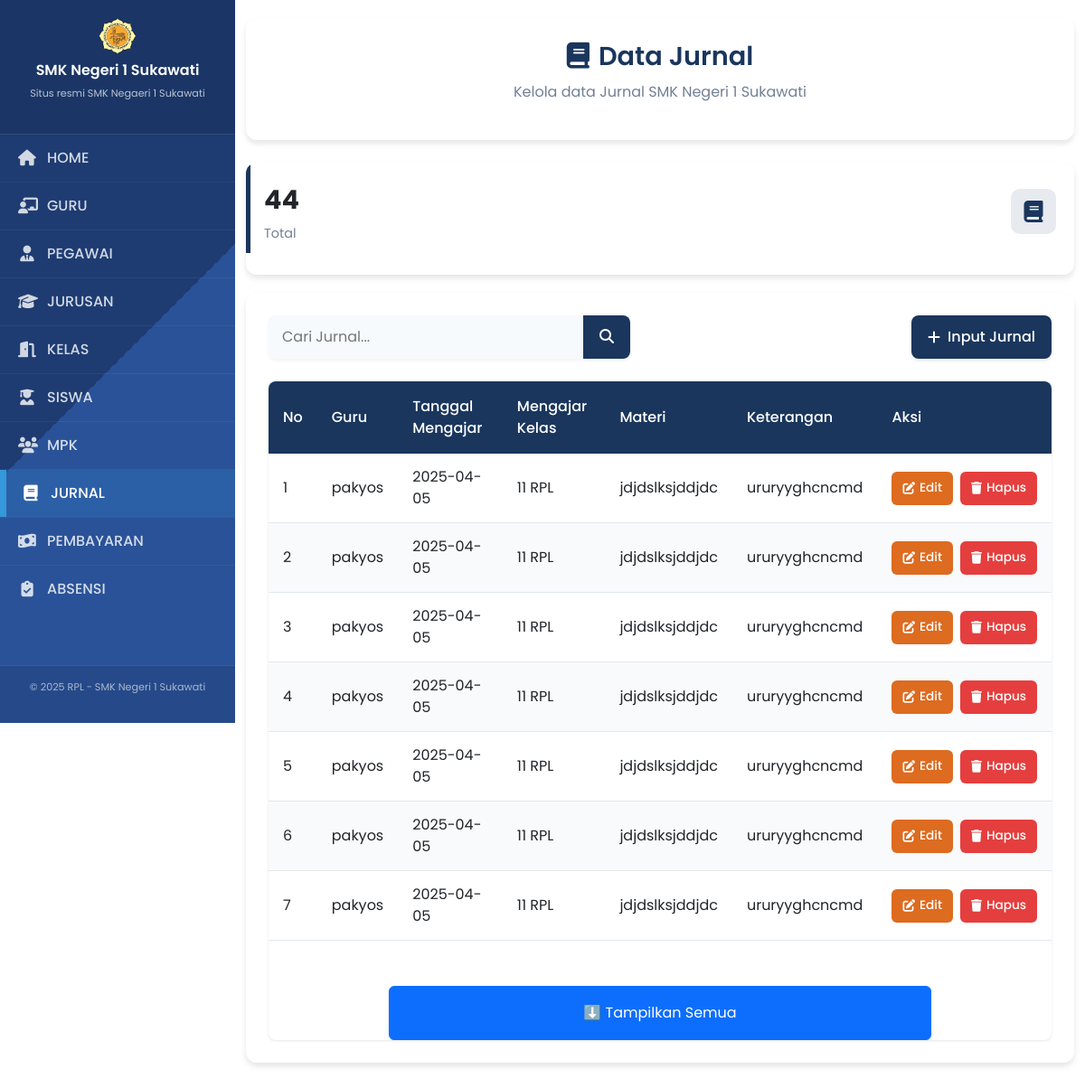
Page /admin/index.php?page=jurnal on the committed database.
### tables this page shows
CREATE TABLE `jurnal` (
  `id_jurnal` int NOT NULL,
  `id_guru` int NOT NULL,
  `tgl_mengajar` date NOT NULL,
  `id_kelas` int NOT NULL,
  `materi` varchar(100) NOT NULL,
  `keterangan` varchar(100) NOT NULL
);

CREATE TABLE `guru` (
  `id_guru` int NOT NULL,
  `nama_guru` varchar(100) NOT NULL,
  `tgl_lahir` date NOT NULL,
  `alamat` text NOT NULL,
  `telp` varchar(15) NOT NULL,
  `username` varchar(20) NOT NULL,
  `password` varchar(35) NOT NULL
);

CREATE TABLE `kelas` (
  `id_kelas` int NOT NULL,
  `nama_kelas` varchar(50) NOT NULL,
  `id_guru` int NOT NULL,
  `id_jurusan` int NOT NULL
);

### admin/jurnal.php (the view, shortened to what this page needs)
<!DOCTYPE html>
<html lang="id">
    <head>
        <link
            rel="stylesheet"
            href="https://cdnjs.cloudflare.com/ajax/libs/font-awesome/6.4.0/css/all.min.css">
        <link rel="stylesheet" href="css_admin/jurusan.css">
        <link
            href="https://cdn.jsdelivr.net/npm/bootstrap@5.3.3/dist/css/bootstrap.min.css"
            rel="stylesheet">
    </head>
    <body>
        <div class="container">
            <div class="page-header">
                <h2>
                    <i class="fas fa-book"></i>Data Jurnal</h2>
                <p>Kelola data Jurnal SMK Negeri 1 Sukawati</p>
            </div>
        <?php
        include "../koneksi.php";
        $total_mpk = mysqli_query($koneksi, "SELECT COUNT(*) as total FROM jurnal");
        $total_data = mysqli_fetch_assoc($total_mpk);
        $cari = "";
        if (isset($_GET['cari']) && $_GET['cari'] != "") {
            $cari = $_GET['cari'];
            $result = mysqli_query($koneksi, "SELECT * FROM jurnal
                                             INNER JOIN guru ON jurnal.id_guru = guru.id_guru
                                             INNER JOIN kelas ON jurnal.id_kelas = kelas.id_kelas
                                             WHERE nama_guru LIKE '%$cari%' OR
                                             nama_kelas LIKE '%$cari%' OR
                                             tgl_mengajar LIKE '%$cari%' OR
                                             materi LIKE '%$cari%'
                                             ORDER BY id_jurnal DESC");
        } else {
            $result = mysqli_query($koneksi, "SELECT * FROM jurnal
                                             INNER JOIN guru ON jurnal.id_guru = guru.id_guru
                                             INNER JOIN kelas ON jurnal.id_kelas = kelas.id_kelas
                                             ORDER BY id_jurnal DESC");
        }
        ?>
            <div class="stats-grid">
                <div class="stats-card primary">
                    <div class="stats-card-header">
                        <div>
                            <div class="stats-card-value"><?php echo $total_data['total']; ?></div>
                            <div class="stats-card-title">Total
                            </div>
                        </div>
                        <div class="stats-card-icon">
                            <i class="fas fa-book"></i>
                        </div>
                    </div>
                </div>
                <div class="content-container">
                    <div class="action-bar">
                        <form class="search-form" method="get" action="">
                            <input
                                type="search"
                                name="cari"
                                placeholder="Cari Jurnal..."
                                value="<?= htmlspecialchars($cari) ?>">
                            <button type="submit">
                                <i class="fas fa-search"></i>
                            </button>
                        </form>
                        <a href="jurnal_tambah.php" class="btn-primary">
                            <i class="fas fa-plus"></i>Input Jurnal
                        </a>
                    </div>
                    <div class="table-container">
                        <table class="data-table">
                            <thead>
                                <tr>
                                    <th>No</th>
                                    <th>Guru</th>
                                    <th>Tanggal Mengajar</th>
                                    <th>Mengajar Kelas</th>
                                    <th>Materi</th>
                                    <th>Keterangan</th>
                                    <th>Aksi</th>
                                </tr>
                            </thead>
                            <tbody>
                                <?php
                    $no = 1;
                    if (mysqli_num_rows($result) > 0) {
                        while ($row = mysqli_fetch_assoc($result)) { ?>
                                <tr>
                                    <td data-label="No"><?= $no++ ?></td>
                                    <td data-label="Guru"><?= $row['nama_guru'] ?></td>
                                    <td data-label="Tanggal Mengajar"><?= $row['tgl_mengajar'] ?></td>
                                    <td data-label="Mengajar Kelas"><?= $row['nama_kelas'] ?></td>
                                    <td data-label="Materi"><?= $row['materi'] ?></td>
                                    <td data-label="Keterangan"><?= $row['keterangan'] ?></td>
                                    <td data-label="Aksi">
                                        <div class="btn-group">
                                            <a href="jurnal_edit.php?id=<?= $row['id_jurnal'] ?>" class="btn-warning">
                                                <i class="fas fa-edit"></i>
                                                Edit
                                            </a>
                                            <a
                                                href="jurnal_hapus.php?id=<?= $row['id_jurnal'] ?>"
                                                class="btn-danger"
                                                onclick="return confirm('Yakin ingin menghapus data jurnal ini?')">
                                                <i class="fas fa-trash"></i>
                                                Hapus
                                            </a>
                                        </div>
                                    </td>
                                </tr>
                            <?php }
                                } ?>
                            </tbody>
                        </table>
                        <center>
                            <button
                                id="toggleTable"
                                class="btn btn-primary"
                                style="margin-top: 50px; width: 600px; height: 60px;">
                                ⬇️ Tampilkan Semua
                            </button>
                        </center>
                    </div>
                </div>
            </div>
        </body>
    </html>

### admin/css_admin/style.css (style rules this page uses)
* { margin: 0; padding: 0; box-sizing: border-box; font-family: 'Segoe UI', Tahoma, Geneva, Verdana, sans-serif; }
body { background-color: #f8f9fa; color: #333; display: flex; min-height: 100vh; }
.stats-grid { display: grid; gap: 20px; margin-bottom: 30px; }
.stats-card { background: var(--white); border-radius: 12px; padding: 20px; box-shadow: var(--shadow); transition: var(--transition); position: relative; overflow: hidden; }
.stats-card::before { content: ''; position: absolute; top: 0; left: 0; width: 5px; height: 100px; }
.stats-card.primary::before { background: var(--primary); }
.stats-card-header { display: flex; align-items: center; justify-content: space-between; margin-bottom: 15px; }
.stats-card-icon { width: 50px; height: 50px; border-radius: 10px; display: flex; align-items: center; justify-content: center; font-size: 1.5rem; }
.stats-card.primary .stats-card-icon { background: rgba(26, 54, 93, 0.1); color: var(--primary); }
.stats-card-value { font-size: 1.8rem; font-weight: 700; margin-bottom: 5px; }
.stats-card-title { color: var(--gray); font-size: 0.9rem; }

### rows in the picture
jurnal: id_guru.nama_guru "pakyos", tgl_mengajar "2025-04-05", id_kelas.nama_kelas "11 RPL", materi "jdjdslksjddjdc", keterangan "ururyyghcncmd"
jurnal: id_guru.nama_guru "pakyos", tgl_mengajar "2025-04-05", id_kelas.nama_kelas "11 RPL", materi "jdjdslksjddjdc", keterangan "ururyyghcncmd"
jurnal: id_guru.nama_guru "pakyos", tgl_mengajar "2025-04-05", id_kelas.nama_kelas "11 RPL", materi "jdjdslksjddjdc", keterangan "ururyyghcncmd"
jurnal: id_guru.nama_guru "pakyos", tgl_mengajar "2025-04-05", id_kelas.nama_kelas "11 RPL", materi "jdjdslksjddjdc", keterangan "ururyyghcncmd"
jurnal: id_guru.nama_guru "pakyos", tgl_mengajar "2025-04-05", id_kelas.nama_kelas "11 RPL", materi "jdjdslksjddjdc", keterangan "ururyyghcncmd"
jurnal: id_guru.nama_guru "pakyos", tgl_mengajar "2025-04-05", id_kelas.nama_kelas "11 RPL", materi "jdjdslksjddjdc", keterangan "ururyyghcncmd"
jurnal: id_guru.nama_guru "pakyos", tgl_mengajar "2025-04-05", id_kelas.nama_kelas "11 RPL", materi "jdjdslksjddjdc", keterangan "ururyyghcncmd"

### other values in the picture
$total_data['total'] "44"
